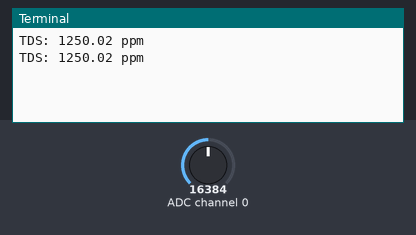
Recording of a program running on a simulated Raspberry Pi (BCM pin numbers). Parts: the last lines printed to the terminal. Inputs (shaded band) come from the test bench; at power-on: ADC channel 0 = 16384 (analog values on the 0–32767 scale).

Above: at 1.2 s.
1.3 s: ADC channel 0 set to 22936
At 2.6 s:
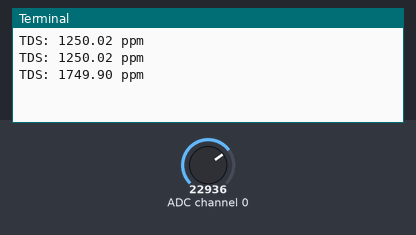
2.8 s: ADC channel 0 set to 28834
At 3.8 s:
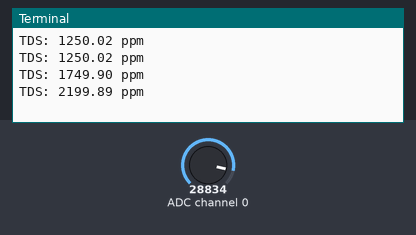
Timing chart, 0 to 5.8 s (numbered marks = the images above; inputs shaded):
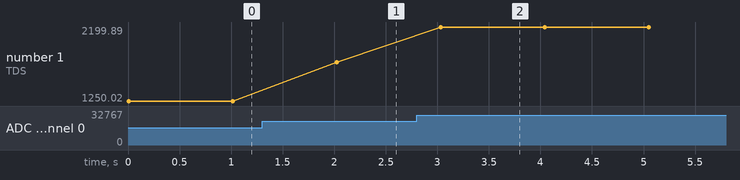

The program:

adc.py
```python
import board
import busio
import adafruit_ads1x15.ads1115 as ADS
from adafruit_ads1x15.analog_in import AnalogIn
import time

# Create the I2C bus
i2c = busio.I2C(board.SCL, board.SDA)

# Create the ADC object using the I2C bus
ads = ADS.ADS1115(i2c)

# Create analog input objects for TDS sensor
tds_sensor = AnalogIn(ads, ADS.P0)

# Constants for TDS conversion
TDS_MIN_RAW = 0  # Minimum raw ADC value corresponding to 0 ppm
TDS_MAX_RAW = 65535  # Maximum raw ADC value corresponding to the maximum TDS range of your sensor (check datasheet)
MAX_TDS_VALUE = 5000  # Maximum TDS value in ppm that your sensor can measure, adjust according to sensor specifications

# Function to convert raw ADC value to TDS in ppm
def convert_tds(raw_value):
    tds = ((raw_value - TDS_MIN_RAW) / (TDS_MAX_RAW - TDS_MIN_RAW)) * MAX_TDS_VALUE
    return tds

try:
    while True:
        # Read TDS sensor value
        tds_raw_value = tds_sensor.value

        # Convert raw ADC value to TDS in ppm
        tds_ppm = convert_tds(tds_raw_value)

        # Print TDS value
        print("TDS: {:.2f} ppm".format(tds_ppm))

        # Wait for some time before reading again
        time.sleep(1)

except KeyboardInterrupt:
    # Handle keyboard interrupt (Ctrl+C) gracefully
    print("Exiting...")
finally:
    # Clean up GPIO and I2C resources before exiting
    ads.gain = 1
    ads.data_rate = 8
```

Measured:
- after the input at 1.3 s, the terminal: prints a new line after 0.72 s (image 1)
- after the input at 2.8 s, the terminal: prints a new line after 0.23 s (image 2)
- plotted number 1: 1250.02 → 1749.9 after the input at 1.3 s, 1749.9 → 2199.89 after the input at 2.8 s
